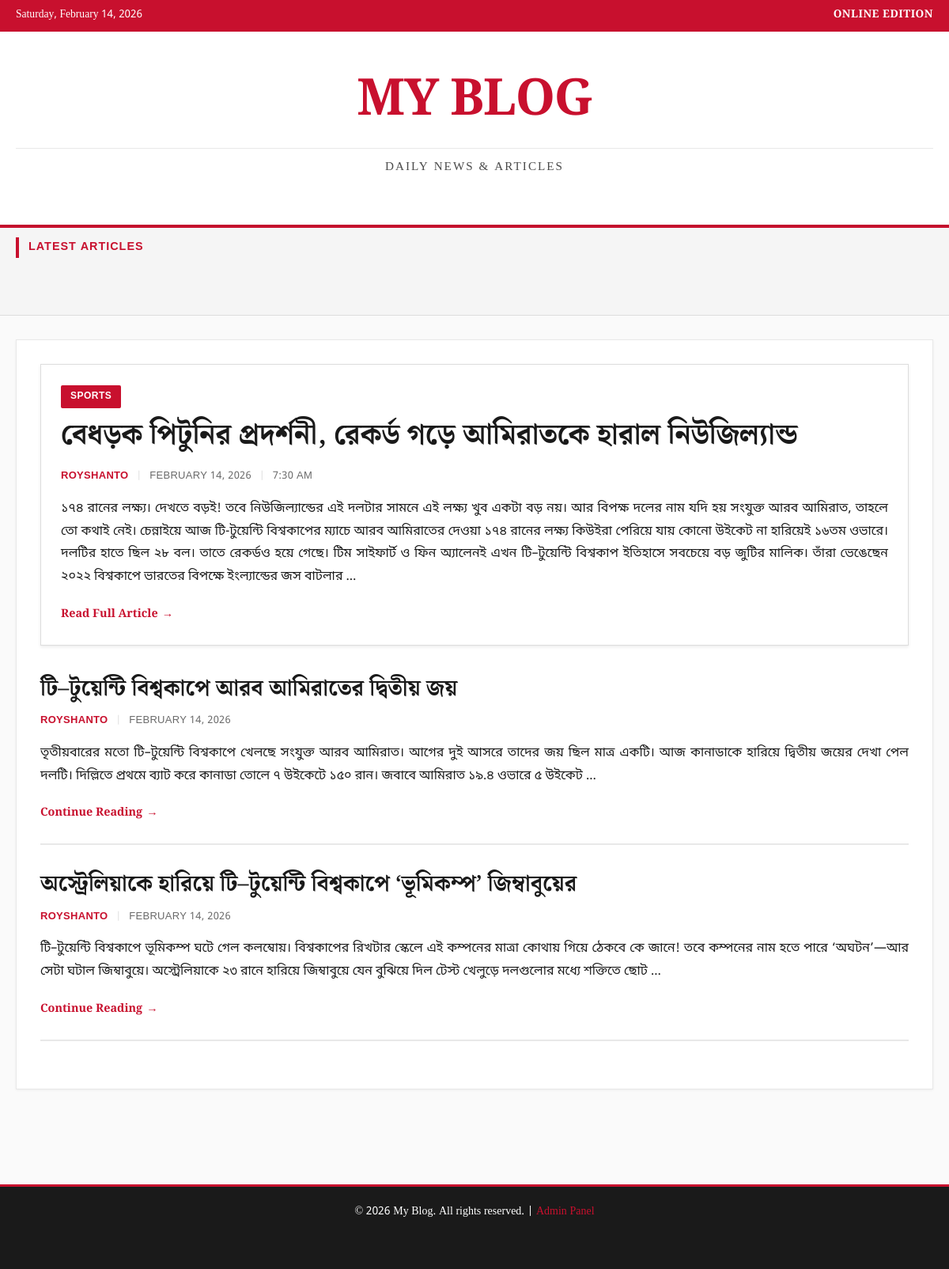
The page / on the database its author committed.
### blog/models.py (models this page shows, shortened)
class Post(models.Model):
    title = models.CharField(max_length=200)
    content = models.TextField()
    author = models.ForeignKey(User, on_delete=models.CASCADE)
    category = models.ForeignKey(Category, on_delete=models.SET_NULL, null=True, blank=True, related_name='posts')
    created_at = models.DateTimeField(default=timezone.now)
    updated_at = models.DateTimeField(auto_now=True)
    class Meta:
        ordering = ['-created_at']

class Category(models.Model):
    name = models.CharField(max_length=100, unique=True)
    slug = models.SlugField(max_length=100, unique=True)
    description = models.TextField(blank=True)
    created_at = models.DateTimeField(auto_now_add=True)
    class Meta:
        verbose_name_plural = 'Categories'
        ordering = ['name']

### blog/views.py (the view)
# urls.py: path('', views.home, name='home'),
def home(request):
    posts = Post.objects.all()
    return render(request, 'blog/home.html', {'posts': posts})

### blog/templates/blog/home.html (shortened to what this page needs)
{% extends 'blog/base.html' %}
{% block content %}
    <div class="content-wrapper">
        {% if posts %}
            {% for post in posts %}
                {% if forloop.first %}
                    <article class="post featured-post">
                        {% if post.category %}
                            <span class="category-badge">{{ post.category.name }}</span>
                        {% endif %}
                        <h2><a href="{% url 'blog:post_detail' post.pk %}">{{ post.title }}</a></h2>
                        <div class="post-meta">
                            <span class="author">{{ post.author }}</span>
                            <span class="separator">|</span>
                            <span class="date">{{ post.created_at|date:"F d, Y" }}</span>
                            <span class="separator">|</span>
                            <span class="time">{{ post.created_at|date:"g:i A" }}</span>
                        </div>
                        <div class="post-content">
                            {{ post.content|truncatewords:80 }}
                        </div>
                        <a href="{% url 'blog:post_detail' post.pk %}" class="read-more">Read Full Article <span>→</span></a>
                    </article>
                {% else %}
                    <article class="post">
                        <h2><a href="{% url 'blog:post_detail' post.pk %}">{{ post.title }}</a></h2>
                        <div class="post-meta">
                            <span class="author">{{ post.author }}</span>
                            <span class="separator">|</span>
                            <span class="date">{{ post.created_at|date:"F d, Y" }}</span>
                        </div>
                        <div class="post-content">
                            {{ post.content|truncatewords:40 }}
                        </div>
                        <a href="{% url 'blog:post_detail' post.pk %}" class="read-more">Continue Reading <span>→</span></a>
                    </article>
                {% endif %}
            {% endfor %}
        {% else %}
            <div class="empty-state">
                <p>No articles published yet. Please check back later!</p>
                <a href="/admin/" class="btn">Admin Panel</a>
            </div>
        {% endif %}
    </div>
{% endblock %}

### blog/templates/blog/base.html (shortened to what this page needs)
<!doctype html>
<html lang="en">
  <head>
  </head>
  <body>
    <div class="top-bar">
      <div class="container">
        <div class="current-date" id="currentDate"></div>
        <div class="edition">Online Edition</div>
      </div>
    </div>
    <div class="masthead">
      <header>
        <div class="container">
          <h1><a href="{% url 'blog:home' %}">My Blog</a></h1>
          <p class="subtitle">Daily News & Articles</p>
        </div>
      </header>
    </div>
    <div class="news-bar">
      <div class="container">
        <div class="section-label">Latest Articles</div>
      </div>
    </div>
    <div class="container">{% block content %} {% endblock %}</div>
    <footer>
      <div class="container">
        <p>&copy; 2026 My Blog. All rights reserved. | <a href="/admin/">Admin Panel</a></p>
      </div>
    </footer>
  </body>
</html>

### blog/templates/blog/base.html (style rules this page uses)
* { margin: 0; padding: 0; box-sizing: border-box; }
:root { --prothom-alo-red: #c8102e; --prothom-alo-dark: #9d0a23; --prothom-alo-light: #e8324f; --text-dark: #1a1a1a; --text-gray: #4a4a4a; --text-light: #6a6a6a; --bg-light: #f5f5f5; --bg-cream: #fafafa; --white: #ffffff; --border-gray: #ddd; --border-light: #e8e8e8; --shadow-sm: 0 1px 3px rgba(0, 0, 0, 0.06); --shadow: 0 2px 4px rgba(0, 0, 0, 0.08); --shadow-md: 0 4px 8px rgba(0, 0, 0, 0.1); }
body { font-family: 'Noto Sans Bengali', 'Merriweather', Georgia, serif; line-height: 1.75; background: var(--bg-cream); color: var(--text-dark); min-height: 100vh; }
.container { max-width: 1200px; margin: 0 auto; padding: 0 20px 40px; }
.masthead { background: var(--white); border-bottom: 4px solid var(--prothom-alo-red); padding: 0; margin-bottom: 0; }
.top-bar { background: var(--prothom-alo-red); color: var(--white); padding: 8px 0; font-size: 0.85rem; }
.top-bar .container { display: flex; justify-content: space-between; align-items: center; padding: 0 20px; }
.current-date { font-weight: 500; }
.edition { font-weight: 600; text-transform: uppercase; letter-spacing: 0.5px; }
header { background: var(--white); padding: 30px 0 20px; text-align: center; margin-bottom: 0; box-shadow: var(--shadow-sm); }
header h1 { font-family: 'Noto Serif Bengali', 'Libre Baskerville', serif; font-size: 4rem; font-weight: 700; color: var(--prothom-alo-red); letter-spacing: -0.02em; margin-bottom: 5px; text-transform: uppercase; }
header a { text-decoration: none; color: inherit; transition: opacity 0.2s ease; }
.subtitle { color: var(--text-gray); font-size: 0.95rem; font-weight: 400; letter-spacing: 2px; text-transform: uppercase; border-top: 1px solid var(--border-light); padding-top: 10px; margin-top: 5px; }
.news-bar { background: var(--bg-light); border-bottom: 1px solid var(--border-gray); padding: 12px 0; margin-bottom: 30px; }
.section-label { font-family: 'Noto Sans Bengali', sans-serif; color: var(--prothom-alo-red); font-weight: 700; font-size: 0.9rem; text-transform: uppercase; letter-spacing: 1px; border-left: 4px solid var(--prothom-alo-red); padding-left: 12px; margin-bottom: 20px; }
.post { background: var(--white); padding: 0 0 25px 0; margin-bottom: 30px; border-bottom: 2px solid var(--border-light); transition: all 0.2s ease; position: relative; }
.featured-post { border: 1px solid var(--border-gray); padding: 25px; margin-bottom: 35px; box-shadow: var(--shadow); }
.post h2 { font-family: 'Noto Serif Bengali', 'Merriweather', serif; color: var(--text-dark); margin-bottom: 10px; font-size: 1.75rem; line-height: 1.4; font-weight: 700; }
.post h2 a { color: var(--text-dark); text-decoration: none; transition: color 0.2s ease; }
.featured-post h2 { font-size: 2.25rem; margin-bottom: 15px; }
.post-meta { color: var(--text-light); font-size: 0.8125rem; font-weight: 400; margin-bottom: 15px; font-family: 'Noto Sans Bengali', sans-serif; text-transform: uppercase; letter-spacing: 0.3px; }
.post-meta .author { color: var(--prothom-alo-red); font-weight: 600; }
.post-meta .separator { margin: 0 6px; color: var(--border-gray); }
.category-badge { display: inline-block; background: var(--prothom-alo-red); color: var(--white); padding: 4px 12px; font-size: 0.75rem; font-weight: 600; text-transform: uppercase; letter-spacing: 0.5px; margin-bottom: 10px; font-family: 'Noto Sans Bengali', sans-serif; border-radius: 2px; }
.post-content { color: var(--text-dark); line-height: 1.8; font-size: 1rem; margin-bottom: 18px; font-family: 'Noto Sans Bengali', Georgia, serif; text-align: justify; }
.read-more { color: var(--prothom-alo-red); text-decoration: none; font-weight: 600; font-size: 0.9rem; display: inline-flex; align-items: center; gap: 5px; transition: gap 0.2s ease; }
.content-wrapper { background: var(--white); padding: 30px; margin-bottom: 30px; border: 1px solid var(--border-light); box-shadow: var(--shadow-sm); }
.post { animation: fadeIn 0.4s ease forwards; }
.post:nth-child(2) { animation-delay: 0.05s; }
.post:nth-child(3) { animation-delay: 0.1s; }
footer { background: var(--text-dark); color: var(--white); text-align: center; padding: 20px; margin-top: 50px; font-size: 0.875rem; border-top: 3px solid var(--prothom-alo-red); }
footer a { color: var(--prothom-alo-red); text-decoration: none; }

### rows shown on the page
Post: category.name "SPORTS", title "বেধড়ক পিটুনির প্রদর্শনী, রেকর্ড গড়ে আমিরাতকে হারাল নিউজিল্যান্ড", author "ROYSHANTO", created_at "FEBRUARY 14, 2026", created_at "7:30 AM", content "১৭৪ রানের লক্ষ্য। দেখতে বড়ই! তবে নিউজিল্যান্ডের এই দলটার সামনে এই লক্ষ্য খুব একটা বড় নয়। আর বিপক্ষ দলের নাম যদি হয় সংযুক্ত আরব আমিরাত, তাহলে তো কথাই নেই। চেন্নাইয়ে আজ টি-টুয়েন্টি বিশ্বকাপের ম্যাচে আরব আমিরাতের দেওয়া ১৭৪ রানের লক্ষ্য কিউইরা পেরিয়ে যায় কোনো উইকেট না হারিয়েই ১৬তম ওভারে। দলটির হাতে ছিল ২৮ বল। তাতে রেকর্ডও হয়ে গেছে। টিম সাইফার্ট ও ফিন অ্যালেনই এখন টি–টুয়েন্টি বিশ্বকাপ ইতিহাসে সবচেয়ে বড় জুটির মালিক। তাঁরা ভেঙেছেন ২০২২ বিশ্বকাপে ভারতের বিপক্ষে ইংল্যান্ডের জস বাটলার …"
Post: title "টি–টুয়েন্টি বিশ্বকাপে আরব আমিরাতের দ্বিতীয় জয়", author "ROYSHANTO", created_at "FEBRUARY 14, 2026", content "তৃতীয়বারের মতো টি–টুয়েন্টি বিশ্বকাপে খেলছে সংযুক্ত আরব আমিরাত। আগের দুই আসরে তাদের জয় ছিল মাত্র একটি। আজ কানাডাকে হারিয়ে দ্বিতীয় জয়ের দেখা পেল দলটি। দিল্লিতে প্রথমে ব্যাট করে কানাডা তোলে ৭ উইকেটে ১৫০ রান। জবাবে আমিরাত ১৯.৪ ওভারে ৫ উইকেট …"
Post: title "অস্ট্রেলিয়াকে হারিয়ে টি–টুয়েন্টি বিশ্বকাপে ‘ভূমিকম্প’ জিম্বাবুয়ের", author "ROYSHANTO", created_at "FEBRUARY 14, 2026", content "টি–টুয়েন্টি বিশ্বকাপে ভূমিকম্প ঘটে গেল কলম্বোয়। বিশ্বকাপের রিখটার স্কেলে এই কম্পনের মাত্রা কোথায় গিয়ে ঠেকবে কে জানে! তবে কম্পনের নাম হতে পারে ‘অঘটন’—আর সেটা ঘটাল জিম্বাবুয়ে। অস্ট্রেলিয়াকে ২৩ রানে হারিয়ে জিম্বাবুয়ে যেন বুঝিয়ে দিল টেস্ট খেলুড়ে দলগুলোর মধ্যে শক্তিতে ছোট …"
